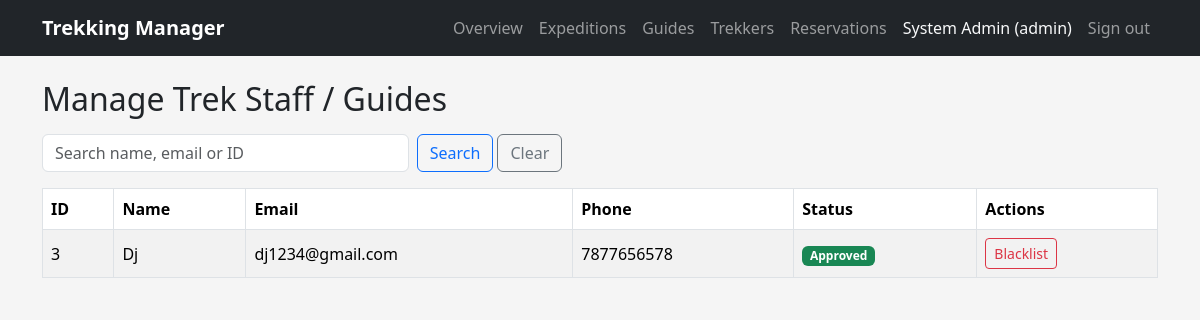
/admin/guides (signed in), run on an earlier commit of the app's database.
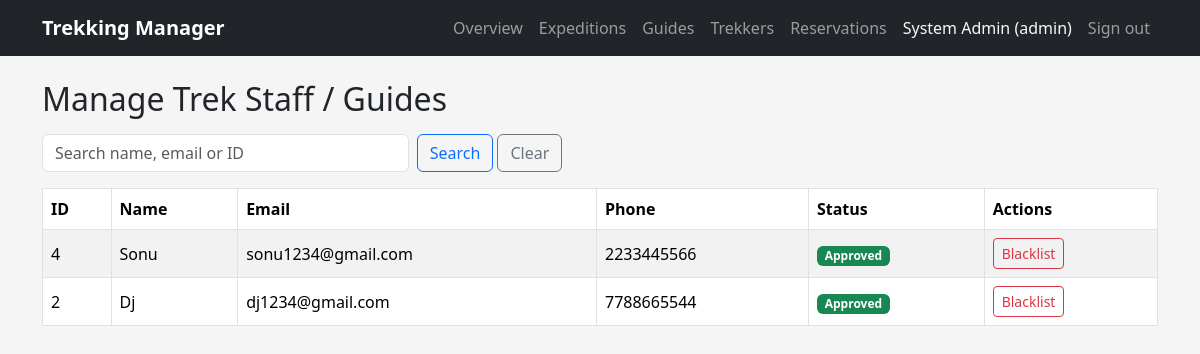
And on a later commit of the database.
### models.py (models this page shows)
class Account(db.Model):
    __tablename__ = "accounts"
    id = db.Column(db.Integer, primary_key=True)
    full_name = db.Column(db.String(120), nullable=False)
    email = db.Column(db.String(120), nullable=False, unique=True)
    password_hash = db.Column(db.String(255), nullable=False)
    role = db.Column(db.String(20), nullable=False)
    phone_no = db.Column(db.String(20))
    account_status = db.Column(db.String(20), nullable=False, default="active")
    joined_on = db.Column(db.DateTime, default=datetime.utcnow)
    guided_expeditions = db.relationship("Expedition", backref="guide", lazy=True)
    reservations = db.relationship("Reservation", backref="account", lazy=True)

### main.py (the view, shortened to what this page needs)
@app.route("/admin/guides", endpoint="admin.list_guides")
@roles_only("admin")
def admin_list_guides():
    search_term = request.args.get("q", "").strip()
    query = Account.query.filter_by(role="staff")
    guides = query.order_by(Account.joined_on.desc()).all()
    return render_template("admin/guides.html", guides=guides, q=search_term)

### main.py (called while the page is built)
def roles_only(*allowed_roles):
    def outer(view_func):
        @wraps(view_func)
        def guarded(*args, **kwargs):
            if "account_id" not in session:
                flash("Please sign in first.", "warning")
                return redirect(url_for("auth.login"))
            if session.get("role") not in allowed_roles:
                flash("That page isn't available for your account type.", "danger")
                return redirect(url_for("auth.landing"))
            return view_func(*args, **kwargs)
        return guarded
    return outer

### templates/admin/guides.html (shortened to what this page needs)
{% extends "layout.html" %}
{% block body %}
<h2 class="mb-3">Manage Trek Staff / Guides</h2>
<form method="GET" class="row g-2 mb-3">
    <div class="col-md-4">
        <input type="text" name="q" value="{{ q }}" class="form-control" placeholder="Search name, email or ID">
    </div>
    <div class="col-auto">
        <button type="submit" class="btn btn-outline-primary">Search</button>
        <a href="{{ url_for('admin.list_guides') }}" class="btn btn-outline-secondary">Clear</a>
    </div>
</form>
<div class="table-responsive">
<table class="table table-striped table-bordered bg-white align-middle">
    <thead><tr><th>ID</th><th>Name</th><th>Email</th><th>Phone</th><th>Status</th><th>Actions</th></tr></thead>
    <tbody>
        {% for g in guides %}
        <tr>
            <td>{{ g.id }}</td><td>{{ g.full_name }}</td><td>{{ g.email }}</td><td>{{ g.phone_no }}</td>
            <td>
                {% if g.account_status == 'pending' %}<span class="badge bg-warning text-dark">Pending</span>
                {% elif g.account_status == 'approved' %}<span class="badge bg-success">Approved</span>
                {% else %}<span class="badge bg-danger">Blacklisted</span>{% endif %}
            </td>
            <td class="text-nowrap">
                {% if g.account_status != 'blacklisted' %}
                    <form method="POST" action="{{ url_for('admin.blacklist_guide', account_id=g.id) }}" class="d-inline"
                          onsubmit="return confirm('Blacklist this guide?');">
                        <button type="submit" class="btn btn-sm btn-outline-danger">Blacklist</button>
                    </form>
                {% else %}
                    <form method="POST" action="{{ url_for('admin.reinstate_guide', account_id=g.id) }}" class="d-inline">
                        <button type="submit" class="btn btn-sm btn-outline-success">Reinstate</button>
                    </form>
                {% endif %}
            </td>
        </tr>
        {% else %}
        <tr><td colspan="6" class="text-center">No guides found.</td></tr>
        {% endfor %}
    </tbody>
</table>
</div>
{% endblock %}

### templates/layout.html (shortened to what this page needs)
<!DOCTYPE html>
<html lang="en">
<head>
    <link href="https://cdnjs.cloudflare.com/ajax/libs/bootstrap/5.3.3/css/bootstrap.min.css" rel="stylesheet">
    <link rel="stylesheet" href="{{ url_for('static', filename='css/main.css') }}">
</head>
<body>
<nav class="navbar navbar-expand-lg navbar-dark bg-dark mb-4">
    <div class="container">
        <a class="navbar-brand" href="{{ url_for('auth.landing') }}">Trekking Manager</a>
        <div class="collapse navbar-collapse" id="navBar">
            <ul class="navbar-nav ms-auto">
                {% if session.account_id %}
                    {% if session.role == 'admin' %}
                        <li class="nav-item"><a class="nav-link" href="{{ url_for('admin.overview') }}">Overview</a></li>
                        <li class="nav-item"><a class="nav-link" href="{{ url_for('admin.list_expeditions') }}">Expeditions</a></li>
                        <li class="nav-item"><a class="nav-link" href="{{ url_for('admin.list_guides') }}">Guides</a></li>
                        <li class="nav-item"><a class="nav-link" href="{{ url_for('admin.list_trekkers') }}">Trekkers</a></li>
                        <li class="nav-item"><a class="nav-link" href="{{ url_for('admin.all_reservations') }}">Reservations</a></li>
                    {% elif session.role == 'staff' %}
                        <li class="nav-item"><a class="nav-link" href="{{ url_for('staff.my_expeditions') }}">My Expeditions</a></li>
                        <li class="nav-item"><a class="nav-link" href="{{ url_for('staff.profile') }}">Profile</a></li>
                    {% endif %}
                    <li class="nav-item">
                        <span class="nav-link text-light">{{ session.full_name }} ({{ session.role }})</span>
                    </li>
                    <li class="nav-item">
                        <a class="nav-link" href="{{ url_for('auth.logout') }}">Sign out</a>
                    </li>
                {% else %}
                    <li class="nav-item"><a class="nav-link" href="{{ url_for('auth.login') }}">Sign in</a></li>
                    <li class="nav-item"><a class="nav-link" href="{{ url_for('auth.register') }}">Register</a></li>
                {% endif %}
            </ul>
        </div>
    </div>
</nav>
<div class="container">
    {% block body %}{% endblock %}
</div>
</body>
</html>

### static/css/main.css (style rules this page uses)
body { background-color: #f5f5f5; }
.navbar-brand { font-weight: bold; }

What changed in the data, as far as the page shows it:
no longer on this page (row edited): Account: id "3", full_name "Dj", email "dj1234@gmail.com", phone_no "7877656578", account_status "Approved"
added Account: id "4", full_name "Sonu", email "sonu1234@gmail.com", phone_no "2233445566", account_status "Approved"
now on this page (row edited): Account: id "2", full_name "Dj", email "dj1234@gmail.com", phone_no "7788665544", account_status "Approved"
